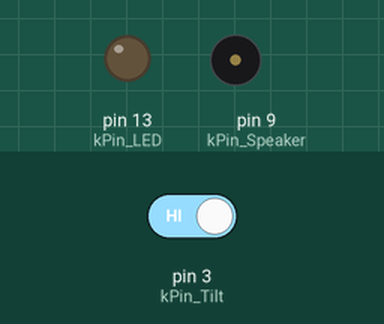
This sketch was run on a simulated Arduino Uno, built with avr-gcc and run on an emulated ATmega328P. Parts: output pins drawn as LEDs (lit = HIGH), buzzer (waves = sounding). Inputs (shaded band) come from the test bench; at power-on: pin 3 (kPin_Tilt) HIGH.

Above: at 1.2 s.
1.3 s: pin 3 (kPin_Tilt) driven LOW
At 1.92 s:
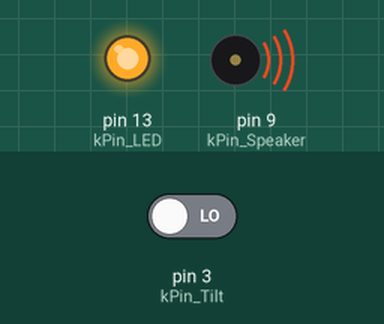
Timing chart, 0 to 4.3 s (numbered marks = the images above; inputs shaded):
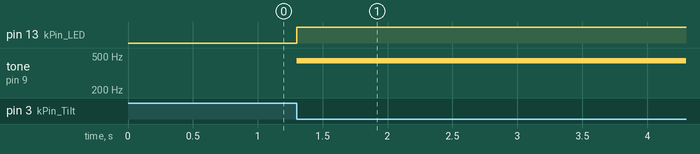

The sketch:

Chap7_2.pde
```cpp
const int kPin_Tilt = 3;
const int kPin_LED  = 13;
const int kPin_Speaker = 9;

void setup()
{
  pinMode(kPin_Tilt, INPUT);
  digitalWrite(kPin_Tilt, HIGH);  // turn on built-in pull-up resistor
  pinMode(kPin_LED, OUTPUT);
  pinMode(kPin_Speaker, OUTPUT);
}

void loop()
{
  if(digitalRead(kPin_Tilt) == LOW){
    digitalWrite(kPin_LED, HIGH);
    soundAlarm();
  }
  else{
    digitalWrite(kPin_LED, LOW);
  }
}

void soundAlarm()
{
  for(int freq = 440; freq < 4000; freq = freq * 2){
    tone(9, 440);
    delay(10);
  }
  noTone(9);
}
```

Measured:
- after the input at 1.3 s, pin 13 (kPin_LED): LOW → HIGH at once; tone on pin 9 (kPin_Speaker): silent → 440 Hz at once
